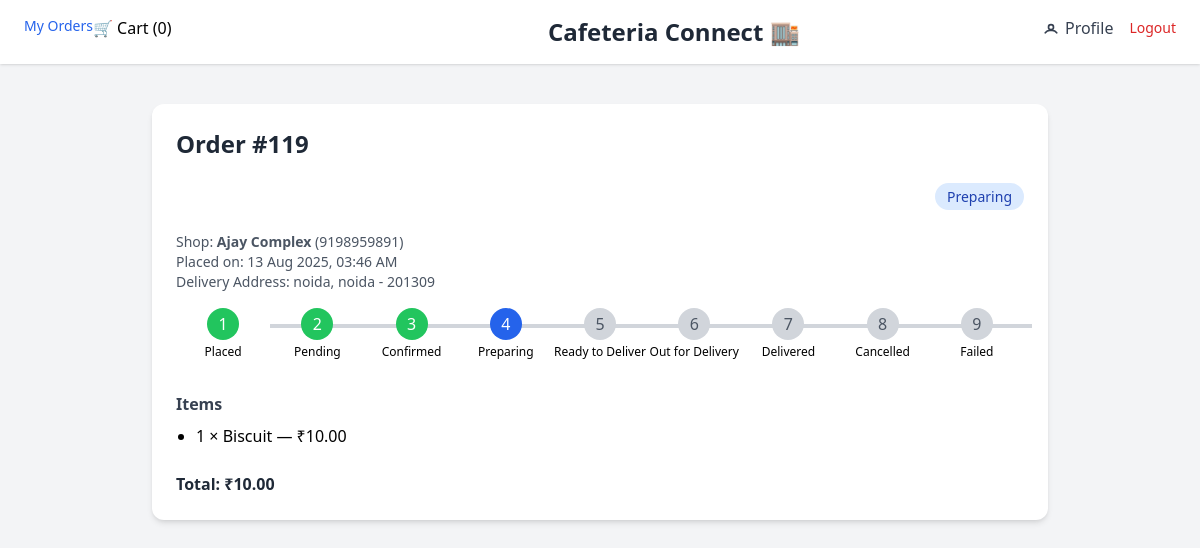
The page /orders/119/detail/ (signed in) on the database its author committed.
### orders/models.py (models this page shows, shortened)
class Order(models.Model):
    STATUS_CHOICES = (
        ('placed', 'Placed'),
        ('pending', 'Pending'),
        ('confirmed', 'Confirmed'),
        ('preparing', 'Preparing'),
        ('ready_to_deliver', 'Ready to Deliver'),
        ('out_for_delivery', 'Out for Delivery'),
        ('delivered', 'Delivered'),
        ('cancelled', 'Cancelled'),
        ('failed', 'Failed'),
    )
    VALID_STATUS_TRANSITIONS = {
        'placed': ['pending', 'cancelled'],
        'pending': ['confirmed', 'cancelled'],
        'confirmed': ['preparing', 'cancelled'],
        'preparing': ['ready_to_deliver', 'cancelled'],
        'ready_to_deliver': ['out_for_delivery', 'cancelled'],
        'out_for_delivery': ['delivered', 'cancelled'],
        'delivered': [],
        'cancelled': [],
        'failed': []
    }
    PAYMENT_STATUS_CHOICES = [
        ("pending", "Pending"),
        ("paid", "Paid"),
        ("failed", "Failed"),
        ("refunded", "Refunded"),
    ]
    PAYMENT_METHOD_CHOICES = [
        ("cod", "Cash on Delivery"),
        ("upi", "UPI"),
        ("card", "Credit/Debit Card"),
    ]
    shop = models.ForeignKey(Shop, on_delete=models.CASCADE)
    total_price = models.DecimalField(max_digits=8, decimal_places=2, default=0)
    address = models.ForeignKey(Address, on_delete=models.SET_NULL, null=True, blank=True)
    user = models.ForeignKey(User, on_delete=models.CASCADE, related_name="orders", default=1)
    order_number = models.CharField(max_length=50, null=True)
    status = models.CharField(max_length=20, choices=STATUS_CHOICES, default="pending")
    payment_status = models.CharField(max_length=20, choices=PAYMENT_STATUS_CHOICES, default="pending")
    payment_method = models.CharField(max_length=20, choices=PAYMENT_METHOD_CHOICES, blank=True, null=True)
    status_changed_at = models.DateTimeField(blank=True, null=True)
    discount_amount = models.DecimalField(max_digits=10, decimal_places=2, default=0.00)
    delivery_date = models.DateField(blank=True, null=True)
    notes = models.TextField(blank=True, null=True)
    is_cancelled_by = models.CharField(max_length=20, blank=True, null=True)  # customer/shopkeeper
    created_at = models.DateTimeField(auto_now_add=True)
    updated_at = models.DateTimeField(auto_now=True)

class OrderItem(models.Model):
    order = models.ForeignKey(Order, on_delete=models.CASCADE, related_name="items")
    product = models.ForeignKey(Product, on_delete=models.CASCADE)
    quantity = models.PositiveIntegerField(default=1)
    price = models.DecimalField(max_digits=10, decimal_places=2, default=0.00)  # snapshot
    total_price = models.DecimalField(max_digits=10, decimal_places=2, default=0.00)
    status = models.CharField(max_length=20, blank=True, null=True)

### shops/models.py (models this page shows, shortened)
class Shop(models.Model):
    owner = models.ForeignKey(User, on_delete=models.CASCADE)
    name = models.CharField(max_length=100)
    floor = models.IntegerField()
    contact = models.CharField(max_length=15)

class Product(models.Model):
    shop = models.ForeignKey(Shop, on_delete=models.CASCADE, related_name="products")
    name = models.CharField(max_length=255)
    sku = models.CharField(max_length=100, null=True)
    description = models.TextField(blank=True, null=True)
    price = models.DecimalField(max_digits=10, decimal_places=2)
    image = models.ImageField(upload_to="products/", blank=True, null=True)
    category = models.CharField(max_length=255, blank=True, null=True)
    stock = models.PositiveIntegerField(default=0)
    is_available = models.BooleanField(default=True)
    created_at = models.DateTimeField(auto_now_add=True, null=True)
    updated_at = models.DateTimeField(auto_now=True)

### core/models.py (models this page shows, shortened)
class Address(models.Model):
    user = models.ForeignKey(User, on_delete=models.CASCADE, related_name='addresses')
    name = models.CharField(max_length=100)  # e.g. Home, Work
    line1 = models.CharField(max_length=255)
    line2 = models.CharField(max_length=255, blank=True, null=True)
    city = models.CharField(max_length=100)
    state = models.CharField(max_length=100)
    pincode = models.CharField(max_length=10)
    phone = models.CharField(max_length=15)
    is_default = models.BooleanField(default=False)

### orders/views.py (the view)
# urls.py: path('<int:order_id>/detail/', views.order_detail, name='order_detail'),
@login_required
def order_detail(request, order_id):
    order = get_object_or_404(Order, id=order_id)
    status_list = [choice[0] for choice in order.STATUS_CHOICES]
    current_index = status_list.index(order.status)
    return render(request, "orders/order_detail.html", {
        "order": order,
        "current_index": current_index,
        "status_choices": order.STATUS_CHOICES if request.user.is_shopkeeper else None,
        "is_shopkeeper": request.user.is_shopkeeper
    })

### cart/context_processors.py (called while the page is built)
def cart_item_count(request):
    count = 0
    current_cart = None
    if request.user.is_authenticated:
        current_cart = Cart.objects.filter(user=request.user).last()
        if current_cart:
            count = current_cart.items.count()
    return {
        "cart_item_count": count,
        "current_cart": current_cart,
    }

### orders/templates/orders/order_detail.html (shortened to what this page needs)
{% extends 'base.html' %}
{% load static %}
{% block content %}
<div class="max-w-4xl mx-auto mt-10 p-6 bg-white shadow-md rounded-xl">
    <h2 class="text-2xl font-bold text-gray-800 mb-6">Order #{{ order.id }}</h2>
    <div class="text-right mb-6">
        <span id="order-status-span" class="px-3 py-1 text-sm rounded-full
            {% if order.status == 'pending' %}
                bg-yellow-100 text-yellow-800
            {% elif order.status == 'confirmed' %}
                bg-green-100 text-green-800
            {% elif order.status == 'cancelled' %}
                bg-red-100 text-red-800
            {% elif order.status == 'preparing' %}
                bg-blue-100 text-blue-800
            {% else %}
                bg-gray-100 text-gray-800
            {% endif %}
        ">
            {{ order.get_status_display }}
        </span>
    </div>
    <div class="mb-4 text-sm text-gray-600">
        <p>Shop: <strong>{{ order.shop.name }}</strong> ({{ order.shop.contact }})</p>
        <p>Placed on: {{ order.created_at|date:"d M Y, h:i A" }}</p>
        {% if order.address %}
            <p>Delivery Address: {{ order.address.line1 }}, {{ order.address.city }} - {{ order.address.pincode }}</p>
        {% endif %}
    </div>
   <div class="flex items-center justify-between mb-8">
    {% for value, label in order.STATUS_CHOICES %}
        <div class="flex flex-col items-center w-full relative">
            <div
                id="progress-step-{{ value }}"
                data-status="{{ value }}"
                class="w-8 h-8 flex items-center justify-center rounded-full cursor-pointer transition-colors duration-300
                    {% if order.status == value %}
                        bg-blue-600 text-white
                    {% elif forloop.counter0 < current_index %}
                        bg-green-500 text-white
                    {% else %}
                        bg-gray-300 text-gray-600
                    {% endif %}
                "
                onclick="updateStatus('{{ value }}', {{ forloop.counter0 }}, {{ current_index }}, {{ order.id }})"
                title="{{ label }}"
            >
                {{ forloop.counter }}
            </div>
            <p class="text-xs mt-1 text-center">{{ label }}</p>
        </div>
    {% endfor %}
</div>
    <div class="mb-6">
        <h3 class="font-semibold text-gray-700 mb-2">Items</h3>
        <ul class="list-disc pl-5">
            {% for item in order.items.all %}
                <li>{{ item.quantity }} × {{ item.product.name }} — ₹{{ item.product.price }}</li>
            {% endfor %}
        </ul>
    </div>
    <p class="font-bold text-gray-800">Total: ₹{{ order.total_price }}</p>
</div>
{% endblock %}

### rows shown on the page
Order: id "119", status "Preparing", shop.name "Ajay Complex", shop.contact "9198959891", created_at "13 Aug 2025, 03:46 AM", address.line1 "noida", address.city "noida", address.pincode "201309", total_price "10.00"
OrderItem: quantity "1", product.name "Biscuit", product.price "10.00"

### other values the page prints
{{ cart_item_count }} "0"
{{ label }} "Placed" "Pending" "Confirmed" "Preparing" "Ready to Deliver" "Out for Delivery" "Delivered" "Cancelled" "Failed"
